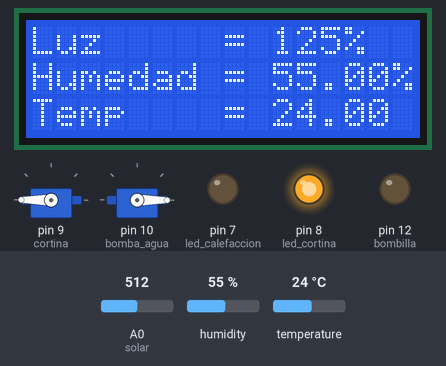
This sketch was run on a simulated Arduino Uno, built with avr-gcc and run on an emulated ATmega328P. Shown: 16×3 character LCD, 2 × servo, output pins drawn as LEDs (lit = HIGH). The inputs (shaded band) are chosen by the test bench; at power-on: humidity 55 %, A0 (solar) = 512, temperature 24 °C. What the sketch prints to the serial monitor is not drawn.

Above: at 4.9 s.
5.0 s: humidity set to 31 %
At 7.1 s:
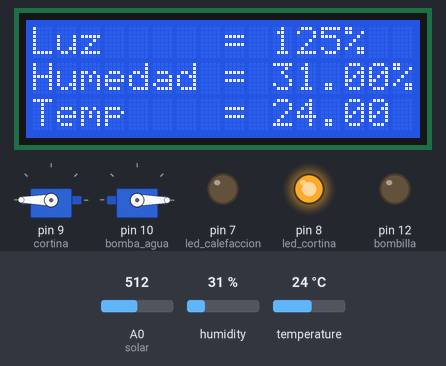
7.9 s: humidity set to 28 %
At 9.0 s:
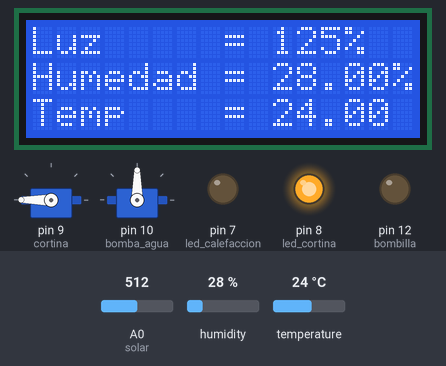
14.0 s: A0 (solar) set to 208
At 18.4 s:
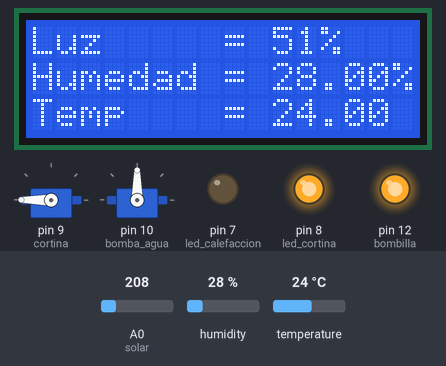
18.7 s: A0 (solar) set to 190
At 20.1 s:
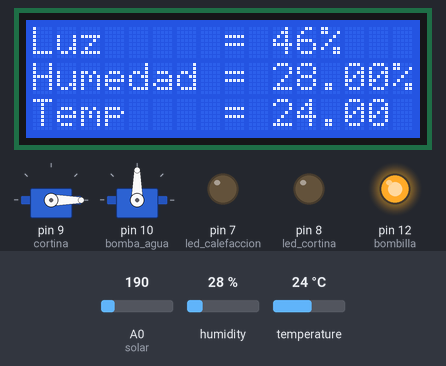
20.7 s: temperature set to 21 °C
At 22.3 s:
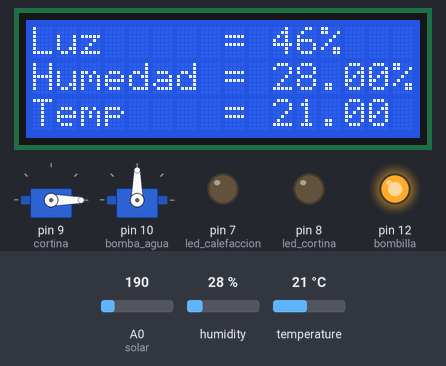
23.3 s: temperature set to 18 °C
At 25.2 s:
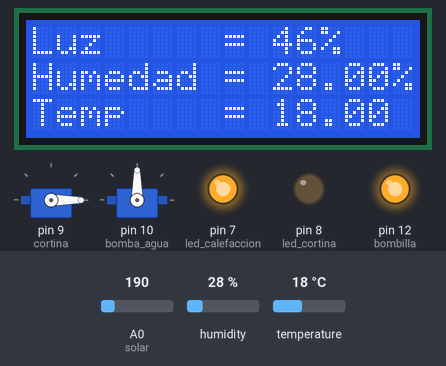
Timing chart, 0 to 59.2 s (numbered marks = the images above; inputs shaded):
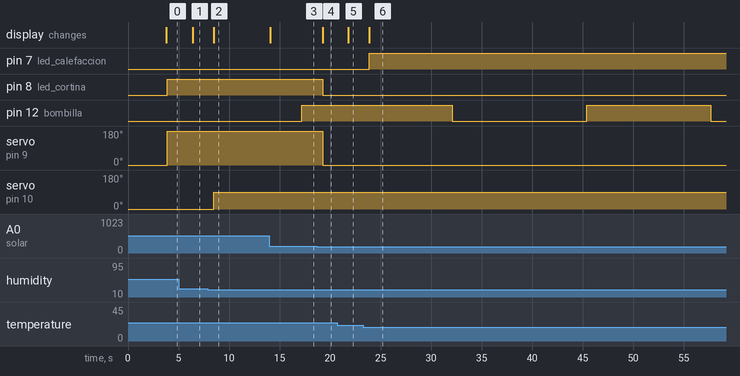

Measured:
- the behaviour switches between 30 and 29 % on humidity (found by bisection; images 1 and 2)
- the behaviour switches between 200 and 199 on A0 (solar) (found by bisection; images 3 and 4)
- the behaviour switches between 20 and 19 °C on temperature (found by bisection; images 5 and 6)
- after the input at 5.0 s, the display: changes after 1.4 s (image 1)
- after the input at 7.9 s, servo on pin 10 (bomba_agua): 0° → 90° after 0.57 s; the display: changes after 0.57 s (image 2)
- after the input at 14.0 s, the display: changes after 0.06 s (image 3)
- after the input at 18.7 s, pin 8 (led_cortina): HIGH → LOW after 0.58 s; servo on pin 9 (cortina): 180° → 0° after 0.58 s; the display: changes after 0.58 s (image 4)
- after the input at 20.7 s, the display: changes after 1.1 s (image 5)
- after the input at 23.3 s, pin 7 (led_calefaccion): LOW → HIGH after 0.56 s; the display: changes after 0.59 s (image 6)

The sketch:

main.ino
```cpp
#include <Servo.h>
#include <LiquidCrystal.h>
#include <DHT.h>


// Distribución de pines
const short bombilla=12, led_cortina=8, led_calefaccion=7;

//Fotoresistor
const short solar = 0;

// Sensor humedad y temp
const short sensor_hd_temp = 6; // pin para sensor de humedad/temp
DHT dht(sensor_hd_temp, DHT11);

// Servomotor Cortina
const short cortina=9;   // pin para servomotor
Servo servo_cortina; //Instancia de servomotor

// Servomotor Cortina
const short bomba_agua=10;   // pin para servomotor
Servo servo_bomba_agua; //Instancia de servomotor

// LCD Display
LiquidCrystal lcd(13, 11, 5, 4, 3, 2); // pines para LCD (RS, EN, d4, d5, d6, d7)

// Declaracion de variables condiciones del invernadero
unsigned int luz=0, luz_ant=0, luz_display=0, t=0;
bool bom=false, cor=false, calefaccion=false, b_agua=false;
float temperatura= 0.0, humedad= 0.0;

//    C.I.
unsigned int intensidad=200, fotoperiodo=12;
float humedad_ideal= 30.0, temp_ideal= 20.0;
// fotoperiodo = cantidad de tiempo que deberia estar expuesta la planta a la luz

////////////////////////////////////////////////////////////////////////////////////////////////////////////////

void setup() {

  //LCD setup
  lcd.begin(16, 3);

  // Inicio de comunicación serial
  Serial.begin(9600);

  // Inicio de sensor
  dht.begin();

  // Pin setup
  pinMode(solar, INPUT);
  pinMode(cortina,OUTPUT);
  pinMode(led_cortina, OUTPUT);
  pinMode(bombilla,OUTPUT);
  pinMode(led_calefaccion, OUTPUT);

  // Servo Cortina setup a posición inicial de 0°
  servo_cortina.attach(cortina);
  servo_cortina.write(0);
  delay(1000);

  // Servo Bomba de agua setup a posición inicial de 0° --> Cerrada
  servo_bomba_agua.attach(bomba_agua);
  servo_bomba_agua.write(0);
  delay(1000);

  // ENCABEZADO PARA TERMINAL VIRTUAL (COMUNICACIÓN SERIAL)
  Serial.println("===============================================");
  Serial.println("Comunicacion serial -- Invernadero automatizado ");
  Serial.println("===============================================");
  Serial.println();
  Serial.println("  Iniciando sistema...");
  delay(1500);
  Serial.println("  SISTEMA LISTO PARA OPERAR");
  Serial.println();
  Serial.println("Mensaje  - Descripcion");
  Serial.println("------------------------------------------------------------------------------------------------");
}


void loop() {
  //Lectura de señal Analoga --> Fotoresistor --> Luz solar
  luz=analogRead(solar);
  luz_display= (luz*100)/407;

  // Lectura de humedad
  humedad = dht.readHumidity();

  //Lectura de temperatura
  temperatura = dht.readTemperature();

  // Impresión de condiciones ambientales en LCD Display
  lcd.clear();
  lcd.setCursor(0, 0);
  lcd.print("Luz     = ");
  lcd.print(luz_display);
  lcd.print("%");
  lcd.setCursor(0, 1);
  lcd.print("Humedad = ");
  lcd.print(humedad);
  lcd.print("%");
  lcd.setCursor(0, 2);
  lcd.print("Temp    = ");
  lcd.print(temperatura);
  lcd.print(" C");


  // Control de la bomba de agua de acuerdo con la humedad
  if(humedad < humedad_ideal && !b_agua){
    Serial.println("[Aviso]  Humedad baja");
    Serial.println("[Evento] Activando bomba de agua...");
    servo_bomba_agua.write(90);
    delay(500);
    Serial.println("[Aviso]  Bomba de agua activa");
    b_agua=true;
  }
  if(humedad >= humedad_ideal && b_agua){
    delay(5000);
    servo_bomba_agua.write(0);
    delay(500);
    Serial.println("[Aviso]  Humedad controlada");
    Serial.println("[Evento] Bomba de agua desactivada");
    b_agua=false;
  }


  // Control de temperatura para calefacción
  if(temperatura < temp_ideal && !calefaccion){
    Serial.println("[Aviso]  Temperatura baja");
    Serial.println("[Evento] Activando Calefaccion...");
    digitalWrite(led_calefaccion, HIGH);
    Serial.println("[Aviso]  Calefaccion activa");
    calefaccion=true;
  }
  if(temperatura > temp_ideal+5 && !calefaccion){
    Serial.println("[Aviso]  Temperatura alta");
    Serial.println("[Evento] Activando Calefaccion...");
    digitalWrite(led_calefaccion, HIGH);
    Serial.println("[Aviso]  Calefaccion activa");
    digitalWrite(led_calefaccion, HIGH);
    calefaccion=true;
  }
  if((temperatura >= temp_ideal && temperatura <= temp_ideal+5) && calefaccion){
    Serial.println("[Aviso]  Temperatura controlada");
    Serial.println("[Evento] Calefaccion desactivada");
    digitalWrite(led_calefaccion, LOW);
    calefaccion=false;
  }


  // Control de la cubierta para la luz solar y el suplemento de luz (bombilla)
  if(luz >= intensidad && luz_ant < intensidad || luz_ant>=intensidad && luz<intensidad ) t=0;
  luz_ant=luz;

  if(luz<intensidad){
    if(cor){
      cor=false;
      Serial.println("[Aviso]  Luz solar inferior a la intensidad requerida");
      Serial.println("[Evento] Desactivando Cubierta...");
      servo_cortina.write(0);
      digitalWrite(led_cortina,LOW);
      delay(500);
      t=0;
    }
    if(t>(24-fotoperiodo) && !bom){
      Serial.println("[Aviso]  Tiempo sin exposicion solar excedido");
      Serial.println("[Evento] Activando Iluminacion suplementaria...");
      digitalWrite(bombilla,HIGH);
      t=0;
      bom=true;
    }
    if(t>=fotoperiodo && bom){  // bombilla ya estuvo encendida el tiempo necesario
      Serial.println("[Aviso]  Tiempo de iluminacion suplementaria excedido ");
      Serial.println("[Evento] Desactivando Iluminacion suplementaria...");
      digitalWrite(bombilla,LOW);
      bom=false;
      t=0;
    }
  }

  if(luz>=intensidad){
    if(bom && (!cor || (cor && t >= 24-fotoperiodo))){   // Apagar bombilla porque la cubierta no desplegada (porque hay luz)
      bom=false;
      Serial.println("[Aviso]  Luz solar suficiente, Iluminación suplementaria inecesaria ");
      Serial.println("[Evento] Desactivando Iluminacion suplementaria...");
      digitalWrite(bombilla,LOW);
      t=0;
    }
    if((t>fotoperiodo || luz>intensidad+100) && !cor) { // Si el tiempo es mayor al fotoperiodo y la luz es más intensa de lo establecido --> desplegar la cortina
      Serial.println("[Aviso]  Tiempo de Fotoperiodo excedido o intensidad de luz solar extrema ");
      Serial.println("[Evento] Activando Cubierta...");
      servo_cortina.write(180);
      digitalWrite(led_cortina,HIGH);
      delay(500);
      cor=true;
      t=0;
    }
    if (t >= 24-fotoperiodo && cor){ // Tiempo sin exposición solar excedido
      Serial.println("[Aviso]  Tiempo sin exposicion solar excedido, Iluminacion suplementaria necesaria ");
      Serial.println("[Evento] Activando Iluminacion suplementaria...");
      digitalWrite(bombilla,HIGH);
      bom=true;
      t=0;
    }
    if((t >= 24-fotoperiodo && luz < intensidad+100 || luz<intensidad) && cor){ // Si el tiempo es mayor al tiempo que no tiene que estar expuesto a la luz y la luz no es demasiado intensa, o si laluz es menor a la intensidad y la cubierta esta puesta --> Cerrar la cubierta

      Serial.println("[Aviso]  Tiempo sin exposicion solar excedido o intensidad de luz solar regular ");
      Serial.println("[Evento] Desactivando Cubierta...");
      servo_cortina.write(0);
      digitalWrite(led_cortina,LOW);
      delay(500);
      cor=false;
      t=0;
    }
  }
  delay(1000);
  t++;
}
```
